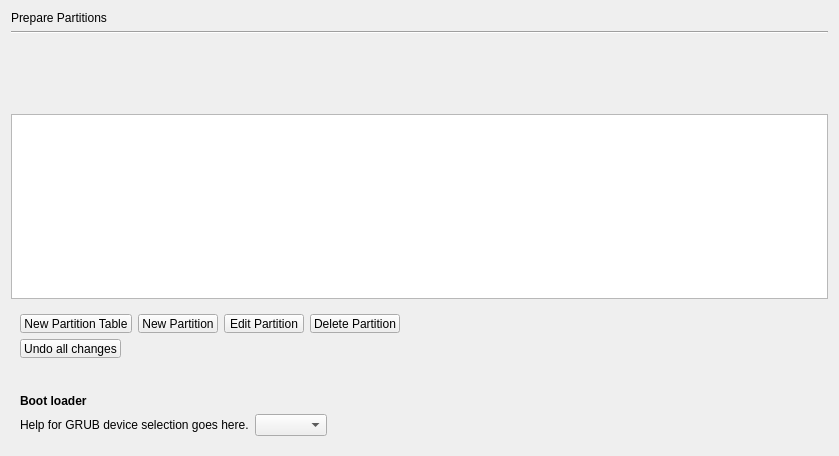
<?xml version="1.0" encoding="UTF-8"?>
<ui version="4.0">
 <class>Form</class>
 <widget class="QWidget" name="Form">
  <property name="geometry">
   <rect>
    <x>0</x>
    <y>0</y>
    <width>839</width>
    <height>456</height>
   </rect>
  </property>
  <property name="windowTitle">
   <string>Form</string>
  </property>
  <layout class="QVBoxLayout" name="verticalLayout">
   <item>
    <widget class="QLabel" name="part_advanced_heading_label">
     <property name="text">
      <string>Prepare Partitions</string>
     </property>
    </widget>
   </item>
   <item>
    <widget class="Line" name="line_11">
     <property name="orientation">
      <enum>Qt::Horizontal</enum>
     </property>
    </widget>
   </item>
   <item>
    <widget class="QWidget" name="part_advanced_bar_frame" native="true">
     <property name="minimumSize">
      <size>
       <width>0</width>
       <height>10</height>
      </size>
     </property>
     <layout class="QVBoxLayout" name="verticalLayout_9"/>
    </widget>
   </item>
   <item>
    <widget class="QWidget" name="part_advanced_warning_hbox" native="true">
     <layout class="QHBoxLayout" name="_3">
      <item>
       <widget class="QLabel" name="part_advanced_warning_image">
        <property name="minimumSize">
         <size>
          <width>32</width>
          <height>32</height>
         </size>
        </property>
        <property name="maximumSize">
         <size>
          <width>32</width>
          <height>32</height>
         </size>
        </property>
        <property name="text">
         <string/>
        </property>
       </widget>
      </item>
      <item>
       <widget class="QLabel" name="part_advanced_warning_message">
        <property name="text">
         <string/>
        </property>
       </widget>
      </item>
     </layout>
    </widget>
   </item>
   <item>
    <widget class="QTreeView" name="partition_list_treeview">
     <property name="sizePolicy">
      <sizepolicy hsizetype="Expanding" vsizetype="Expanding">
       <horstretch>0</horstretch>
       <verstretch>0</verstretch>
      </sizepolicy>
     </property>
    </widget>
   </item>
   <item>
    <widget class="QWidget" name="widget_3" native="true">
     <property name="minimumSize">
      <size>
       <width>0</width>
       <height>10</height>
      </size>
     </property>
     <layout class="QGridLayout" name="gridLayout_9">
      <item row="0" column="0">
       <widget class="QPushButton" name="partition_button_new_label">
        <property name="text">
         <string>New Partition Table</string>
        </property>
       </widget>
      </item>
      <item row="0" column="1">
       <widget class="QPushButton" name="partition_button_new">
        <property name="text">
         <string>New Partition</string>
        </property>
       </widget>
      </item>
      <item row="0" column="2">
       <widget class="QPushButton" name="partition_button_edit">
        <property name="text">
         <string>Edit Partition</string>
        </property>
       </widget>
      </item>
      <item row="0" column="3">
       <widget class="QPushButton" name="partition_button_delete">
        <property name="text">
         <string>Delete Partition</string>
        </property>
       </widget>
      </item>
      <item row="1" column="0" colspan="6">
       <widget class="QWidget" name="widget_7" native="true">
        <layout class="QHBoxLayout" name="horizontalLayout">
         <property name="margin">
          <number>0</number>
         </property>
         <item>
          <widget class="QPushButton" name="undo_everything">
           <property name="text">
            <string>Undo all changes</string>
           </property>
          </widget>
         </item>
         <item>
          <spacer name="horizontalSpacer_8">
           <property name="orientation">
            <enum>Qt::Horizontal</enum>
           </property>
           <property name="sizeHint" stdset="0">
            <size>
             <width>40</width>
             <height>20</height>
            </size>
           </property>
          </spacer>
         </item>
        </layout>
       </widget>
      </item>
      <item row="0" column="4">
       <spacer name="horizontalSpacer_14">
        <property name="orientation">
         <enum>Qt::Horizontal</enum>
        </property>
        <property name="sizeHint" stdset="0">
         <size>
          <width>40</width>
          <height>20</height>
         </size>
        </property>
       </spacer>
      </item>
     </layout>
    </widget>
   </item>
   <item>
    <spacer name="verticalSpacer">
     <property name="orientation">
      <enum>Qt::Vertical</enum>
     </property>
     <property name="sizeType">
      <enum>QSizePolicy::Fixed</enum>
     </property>
     <property name="sizeHint" stdset="0">
      <size>
       <width>20</width>
       <height>12</height>
      </size>
     </property>
    </spacer>
   </item>
   <item>
    <widget class="QFrame" name="part_advanced_bootloader_frame">
     <layout class="QGridLayout" name="gridLayout">
      <item row="1" column="2">
       <spacer name="horizontalSpacer">
        <property name="orientation">
         <enum>Qt::Horizontal</enum>
        </property>
        <property name="sizeHint" stdset="0">
         <size>
          <width>40</width>
          <height>20</height>
         </size>
        </property>
       </spacer>
      </item>
      <item row="1" column="1">
       <widget class="QComboBox" name="grub_device_entry"/>
      </item>
      <item row="1" column="0">
       <widget class="QLabel" name="grub_device_label">
        <property name="text">
         <string>Help for GRUB device selection goes here.</string>
        </property>
       </widget>
      </item>
      <item row="0" column="0" colspan="3">
       <widget class="QLabel" name="part_advanced_bootloader_label">
        <property name="font">
         <font>
          <weight>75</weight>
          <bold>true</bold>
         </font>
        </property>
        <property name="text">
         <string>Boot loader</string>
        </property>
       </widget>
      </item>
     </layout>
    </widget>
   </item>
  </layout>
 </widget>
 <resources/>
 <connections/>
</ui>
